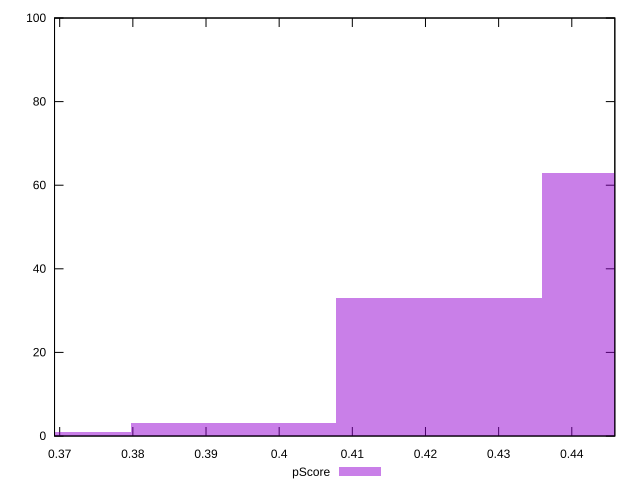

Recreate this plot in gnuplot.
reset

$pScore <<EOF
0.39375458987982337 3
0.4218799177283822 33
0.450005245576941 63
0.36562926203126456 1
EOF

set key outside below
set boxwidth 0.028125327848558812
set xrange [0.36929411764705883:0.44588235294117645]
set yrange [0:100]
set trange [0:100]
set style fill transparent solid 0.5 noborder
set terminal svg size 640, 490 enhanced background rgb 'white'
set output "report_00015_2021-02-09T16-11-33.973Z/uses-rel-preload/samples/pages+cached+noadtech+nomedia+nocss/pScore/histogram.svg"

plot $pScore title "pScore" with boxes

reset
